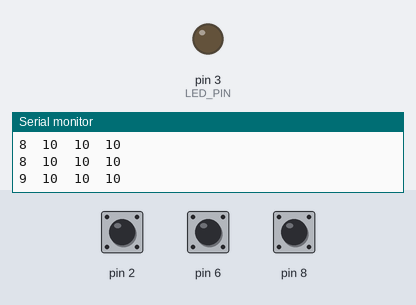
Recording of a sketch running on a simulated Arduino Uno, built with avr-gcc and run on an emulated ATmega328P. On the bench: output pins drawn as LEDs (lit = HIGH), the last lines printed to the serial monitor. The inputs (shaded band) are chosen by the test bench; at power-on: pin 2 HIGH, pin 6 HIGH, pin 8 HIGH.

Above: at 1.2 s.
1.3 s: pin 2 pulled LOW for 0.15 s
At 1.39 s:
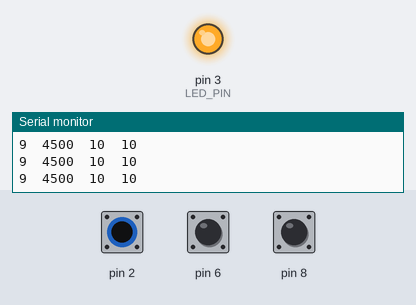
2.9 s: pin 2 pulled LOW for 3.2 s
At 6.8 s:
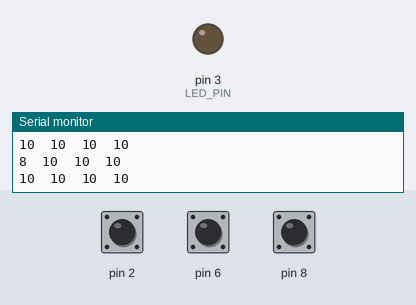
Timing chart, 0 to 8.3 s (numbered marks = the images above; inputs shaded):
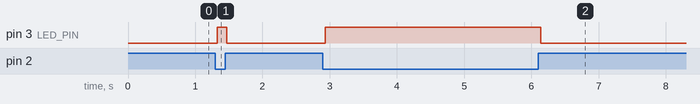

Measured:
- after the input at 1.3 s, pin 3 (LED_PIN): LOW → HIGH at once, → LOW 0.14 s later
- after the input at 2.9 s, pin 3 (LED_PIN): LOW → HIGH at once, → LOW 3.2 s later

The sketch:

CapacitiveSensorSketch.ino
```cpp
#include <CapacitiveSensor.h>

/*
 * CapitiveSense Library Demo Sketch
 * Paul Badger 2008
 * Uses a high value resistor e.g. 10M between send pin and receive pin
 * Resistor effects sensitivity, experiment with values, 50K - 50M. Larger resistor values yield larger sensor values.
 * Receive pin is the sensor pin - try different amounts of foil/metal on this pin
 */

CapacitiveSensor   cs_4_2 = CapacitiveSensor(4,2);        // 10M resistor between pins 4 & 2, pin 2 is sensor pin, add a wire and or foil if desired
CapacitiveSensor   cs_4_6 = CapacitiveSensor(4,6);        // 10M resistor between pins 4 & 6, pin 6 is sensor pin, add a wire and or foil
CapacitiveSensor   cs_4_8 = CapacitiveSensor(4,8);        // 10M resistor between pins 4 & 8, pin 8 is sensor pin, add a wire and or foil

// 2 : Trigger on with button
#define LED_PIN                 3
//#define BUTTON_PIN            2
boolean sensorState_1 =       false;
int sensorSensitivity  =      500;

//boolean prevSensorState_1 = true;

void setup()
{
   cs_4_2.set_CS_AutocaL_Millis(0xFFFFFFFF);     // What ?? turn off autocalibrate on channel 1 - just as an example
   Serial.begin(115200);
   pinMode(LED_PIN, OUTPUT);
}

void loop()
{
  //variables and measures for sensor inputs
    long start = millis();
    long total1 =  cs_4_2.capacitiveSensor(30);   // changing this parameter calibrates sensitivity too
    long total2 =  cs_4_6.capacitiveSensor(30);
    long total3 =  cs_4_8.capacitiveSensor(30);

    Serial.print(millis() - start);        // check on performance in milliseconds
    Serial.print("\t");                    // tab character for debug windown spacing

    Serial.print(total1);                  // print sensor output 1
    Serial.print("\t");
    Serial.print(total2);                  // print sensor output 2
    Serial.print("\t");
    Serial.println(total3);                // print sensor output 3

    delay(10);                             // arbitrary delay to limit data to serial port


    if (total1 > sensorSensitivity) {
        sensorState_1 = true; //switch button state
         if (sensorState_1 == true) {
        digitalWrite(LED_PIN, HIGH);
      }
     }

      else {
        sensorState_1 = false;
        digitalWrite(LED_PIN, LOW);
      }
      //small delay - why?
//      delay (200);


// Keeping the previous state makes it a touch switch
//
//   if(total1 > sensorSensitivity) {
//   // if we are changing state
//   if(sensorState_1 != prevSensorState_1) {
////    delay(200);
//    sensorState_1 = !sensorState_1;
//    prevSensorState_1 = sensorState_1;
//   }
//  }
//  // switch the prev state to be the OPPOSITE of button state
//  // when buttonVal is LOW...
//  else {
//    prevSensorState_1 = !sensorState_1;
//  }
//
//  if(sensorState_1 == true) {
//    digitalWrite(LED_PIN,HIGH);
//  } else {
//    digitalWrite(LED_PIN,LOW);
//
//}

}
```
